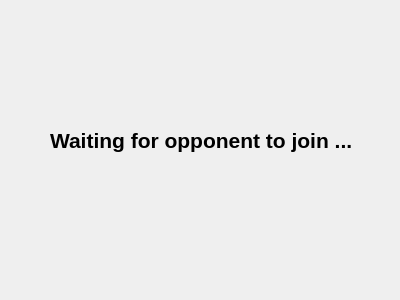
<?xml version="1.0" encoding="UTF-8"?>
<ui version="4.0">
 <class>waiting</class>
 <widget class="QDialog" name="waiting">
  <property name="geometry">
   <rect>
    <x>0</x>
    <y>0</y>
    <width>400</width>
    <height>300</height>
   </rect>
  </property>
  <property name="windowTitle">
   <string>Dialog</string>
  </property>
  <widget class="QLabel" name="label">
   <property name="geometry">
    <rect>
     <x>50</x>
     <y>50</y>
     <width>401</width>
     <height>181</height>
    </rect>
   </property>
   <property name="font">
    <font>
     <pointsize>16</pointsize>
     <weight>75</weight>
     <bold>true</bold>
    </font>
   </property>
   <property name="text">
    <string>Waiting for opponent to join ...</string>
   </property>
  </widget>
 </widget>
 <layoutdefault spacing="6" margin="11"/>
 <resources/>
 <connections/>
</ui>
